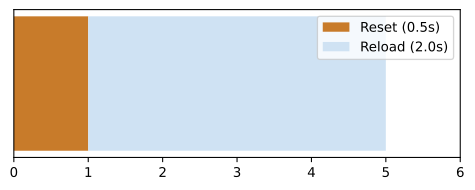

Python code for this plot:
import os
import matplotlib.pyplot as plt
fig, ax = plt.subplots(figsize=(6,2))
ax.broken_barh([(0,1)], (0,1), facecolors='#c87b2a', label='Reset (0.5s)')
ax.broken_barh([(1,4)], (0,1), facecolors='#cfe2f3', label='Reload (2.0s)')
ax.set_xlim(0, 6)
ax.set_yticks([])
ax.legend(loc='upper right')
out = os.environ.get('VISUAL_OUT_PATH', 'out.svg')
plt.savefig(out, format='svg', bbox_inches='tight')
